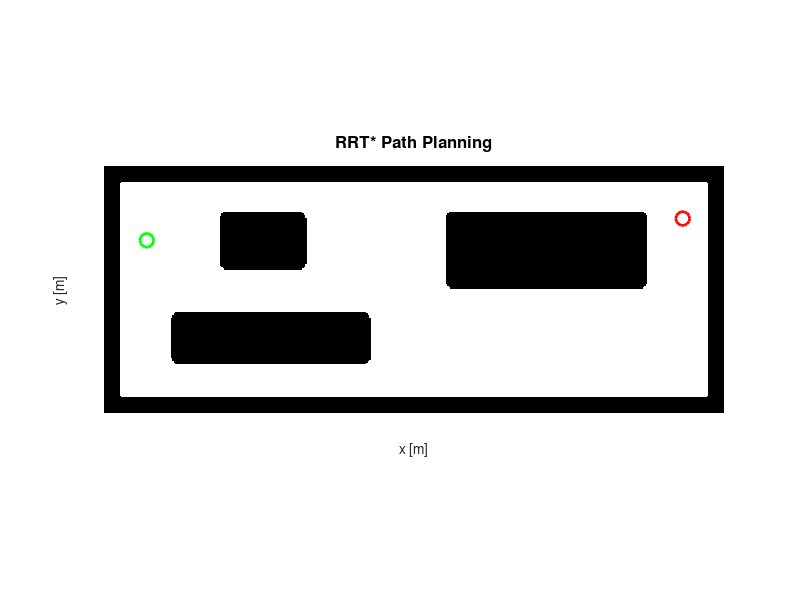

This chart was generated by the following MATLAB code: (Note: this script raises an error after producing the figure.)
% Main script for RRT* with smooth curves
clear all;
close all;
clc;

% Load map
load('image_map.mat');
map = image_map;

% Initialize parameters
params = struct();
params.length_step = 9;        % [m]
params.radius_curve = 9;       % [m]
params.max_iterations = 700;   
params.goal_radius = 3;        % [m]
params.neighbor_radius = 10;   % [m]
params.goal_bias = 0.15;       % Bias towards the goal

% Define start and goal points
start = [30 120];   
goal  = [400 135];  

% Initialize visualization
figure('Name', 'RRT* Path Planning', 'NumberTitle', 'off', 'Position', [100 100 800 600]);
imshow(map);
hold on;
% Set Y-axis direction to be upward-increasing (Cartesian)
set(gca, 'YDir', 'normal');

% Title and labels with standard font
title('RRT* Path Planning', 'FontSize', 12);
xlabel('x [m]', 'FontSize', 10);
ylabel('y [m]', 'FontSize', 10);

% Plot start and goal points
h_start = plot(start(1), start(2), 'go', 'MarkerSize', 10, 'LineWidth', 2);
h_goal = plot(goal(1), goal(2), 'ro', 'MarkerSize', 10, 'LineWidth', 2);

% Execute RRT*
[path, tree_x, tree_y, theta, num_iterations] = rrtStar_smooth(map, start, goal, params);

% Update title with iteration count
title(['RRT* Path Planning - Iterations: ' num2str(num_iterations)], 'FontSize', 12);

% Process and plot results
if ~isempty(path)
    % Plot smooth path
    h_smooth = plot(path.points(:,1), path.points(:,2), 'm-', 'LineWidth', 3);
    set(gcf, 'Position', [100, 100, 1200, 600]);
    set(gca, 'Position', [0.1, 0.2, 0.8, 0.7]);
    
    % Add legend 
   leg = legend([h_start, h_goal, h_smooth], ...
       {'Start point', 'Goal point', 'Smoothed path'}, ...
       'Location', 'northeast', 'FontSize', 8);

    leg.Position = [0.8, 0.85, 0.15, 0.1];

    % Uncomment if you want to save the plots
    % save_path = 'D:\Automazione e Robotica\FSR\FSR_Navigation_planning_Car-like_Robot\Images\Control_simulations\RRT_star\Matlab';
    % filename = [save_path, '\path.pdf'];
    % exportgraphics(gcf, filename, 'Resolution', 300, 'ContentType', 'image');
    
    % Print path information
    fprintf('Path found successfully!\n');
    fprintf('Path length: %.2f meters\n', sum(sqrt(sum(diff(path.points).^2, 2))));
    fprintf('Total iterations: %d\n', num_iterations);
    
    % Generate desired trajectory
    [xd, yd, thetad, phid, q0] = des_trajectory(path.points, params.radius_curve);
    
    % Save trajectory data
    % save('trajectory_data_rrt_star.mat', 'xd', 'yd', 'thetad', 'phid', 'q0');
    % fprintf('Trajectory data saved to trajectory_data_rrt_star.mat\n');
else
    % Add legend without path
    legend([h_start, h_goal], {'Start point', 'Goal point'}, ...
           'Location', 'best', 'FontSize', 9);
    fprintf('No path found.\n');
    fprintf('Maximum iterations (%d) reached.\n', num_iterations);
end